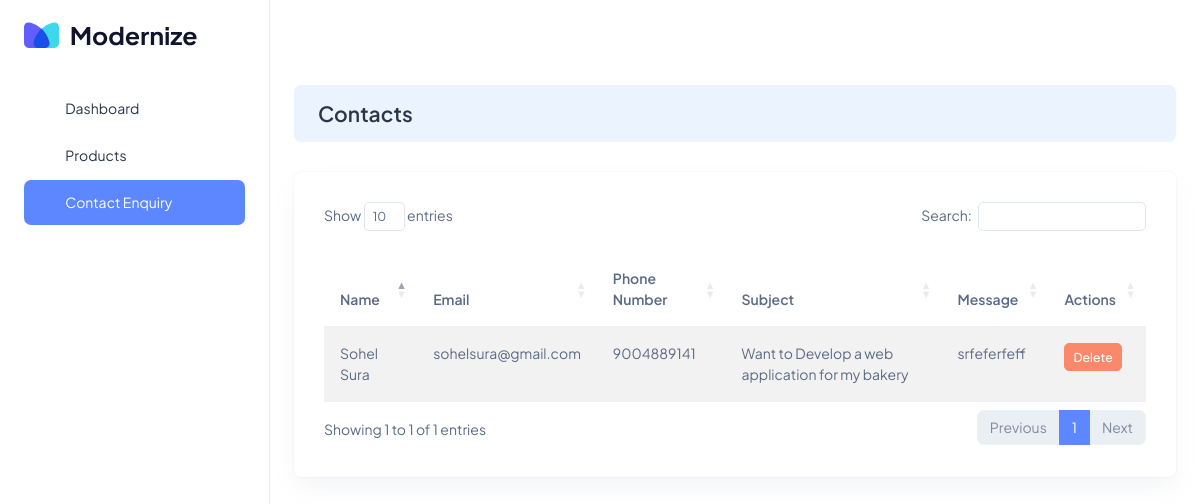
Page /cmo/contacts/ (signed in) on the committed database.
### main/models.py (models this page shows, shortened)
class Contact(models.Model):
    name = models.CharField(max_length=100)
    email = models.EmailField()
    phone_number = models.CharField(max_length=20)
    subject = models.CharField(max_length=200)
    message = models.TextField()

### dashboard/views.py (the view)
# urls.py: path('contacts/', contact_list, name='contact_list'),
def contact_list(request):
    contacts = Contact.objects.all().order_by('-id')
    return render(request, 'contact_list.html', {'contacts': contacts})

### main/context_processors.py (called while the page is built)
def navbar_products(request):
    return {'products': Product.objects.all().order_by('sort_order')}

### dashboard/templates/contact_list.html (shortened to what this page needs)
{% extends 'layout/base.html' %}
{% load static %}
{% block styles %}
<link
  rel="stylesheet"
  href="{% static 'libs/Datatables/demos.adminmart.com_premium_bootstrap_modernize-bootstrap_package_dist_libs_datatables.net-bs5_css_dataTables.bootstrap5.min.css' %}"
/>
<link
  rel="stylesheet"
  href="{% static 'libs/SweetAlert2/sweetalert2.css' %}"
/>
<link rel="stylesheet" href="{% static 'libs/datatables-bs4/css/dataTables.bootstrap4.min.css' %}">
<link rel="stylesheet" href="{% static 'libs/datatables-responsive/css/responsive.bootstrap4.min.css' %}">
<link rel="stylesheet" href="{% static 'libs/datatables-buttons/css/buttons.bootstrap4.min.css' %}">
{% endblock %}
{% block content %}
<div class="card bg-light-info shadow-none position-relative overflow-hidden">
  <div class="card-body px-4 py-3">
    <div class="row align-items-center">
      <div class="col-12">
        <h4 class="fw-semibold mb-0">Contacts</h4>
      </div>
    </div>
  </div>
</div>
<section>
  <div class="row">
    <div class="col-12">
      <div class="card">
        <div class="card-body">
          <table id="contactTable" class="table table-striped">
            <thead>
              <tr>
                <th>Name</th>
                <th>Email</th>
                <th>Phone Number</th>
                <th>Subject</th>
                <th>Message</th>
                <th>Actions</th>
              </tr>
            </thead>
            <tbody>
              {% for contact in contacts %}
              <tr>
                <td>{{ contact.name }}</td>
                <td>{{ contact.email }}</td>
                <td>{{ contact.phone_number }}</td>
                <td>{{ contact.subject }}</td>
                <td>
                  <span class="message-tooltip" data-bs-toggle="tooltip" data-bs-placement="top" title="{{ contact.message }}">
                    {{ contact.message|truncatechars:30 }}
                  </span>
                </td>
                <td>
                  <button class="btn btn-sm btn-danger delete-contact" data-id="{{ contact.id }}">Delete</button>
                </td>
              </tr>
              {% endfor %}
            </tbody>
          </table>
        </div>
      </div>
    </div>
  </div>
</section>
{% endblock %}

### dashboard/templates/contact_list.html (style rules this page uses)
.message-tooltip { cursor: pointer; }

### rows in the picture
Contact: name "Sohel Sura", email "sohelsura@gmail.com", phone_number "9004889141", subject "Want to Develop a web application for my bakery", message "srfeferfeff"
